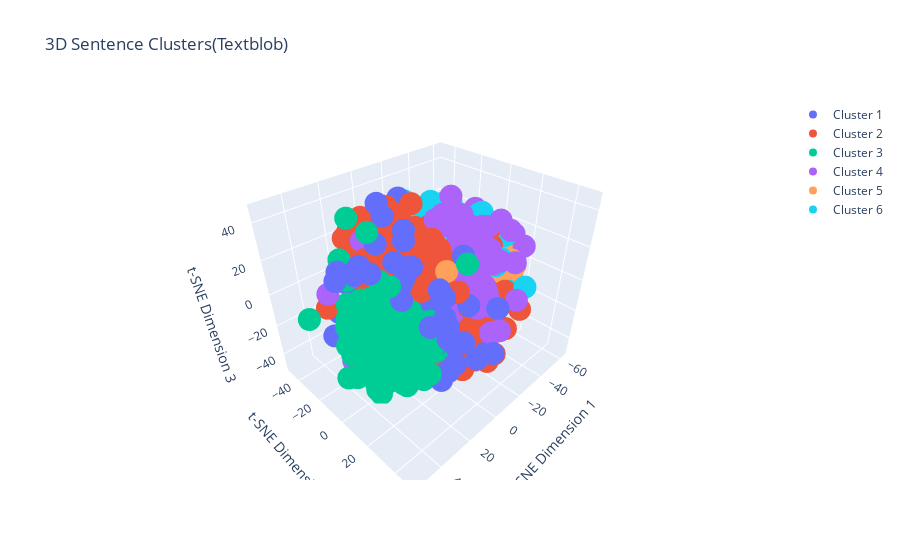

Here is the notebook cell this chart was saved with:
### Code cell
# Perform t-SNE dimensionality reduction for 3D visualization
perplexity_value = min(30, len(sentence_vectors_testblob) - 1)
tsne_3d = TSNE(n_components=3,perplexity=perplexity_value, random_state=0)
reduced_vectors_3d = tsne_3d.fit_transform(sentence_vectors_testblob)

# 3D Scatter plot
fig = go.Figure()

for i in range(num_clusters):
    indices = labels_textblob == i
    fig.add_trace(go.Scatter3d(
        x=reduced_vectors_3d[indices, 0],
        y=reduced_vectors_3d[indices, 1],
        z=reduced_vectors_3d[indices, 2],
        mode='markers',
        name=f'Cluster {i+1}'
    ))

fig.update_layout(title='3D Sentence Clusters(Textblob)',
                  scene=dict(xaxis_title='t-SNE Dimension 1',
                             yaxis_title='t-SNE Dimension 2',
                             zaxis_title='t-SNE Dimension 3'))
fig.show()
